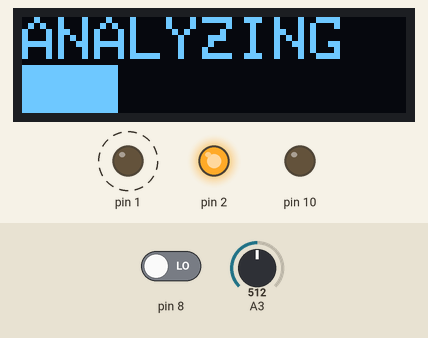
This sketch was run on a simulated Arduino Uno, built with avr-gcc and run on an emulated ATmega328P. Shown: 128×32 one-colour display, output pins drawn as LEDs (lit = HIGH). Dashed ring = blinking. Inputs (shaded band) come from the test bench; at power-on: A3 = 512, pin 8 LOW.

Above: at 1.25 s.
1.3 s: A3 set to 716
At 1.9 s:
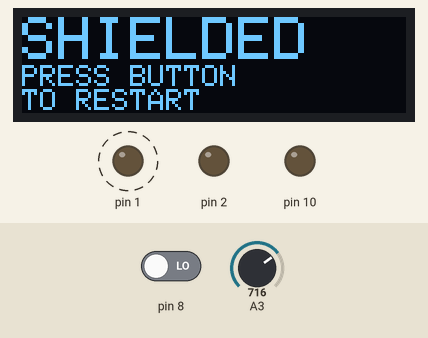
3.7 s: pin 8 driven HIGH
At 4.6 s:
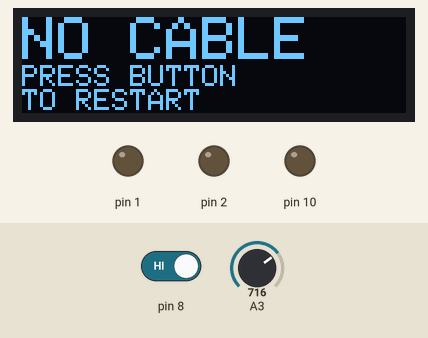
5.2 s: pin 8 driven LOW
At 5.27 s:
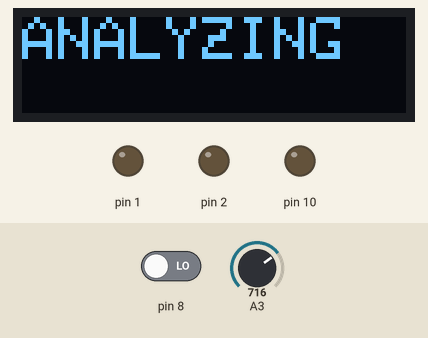
Timing chart, 0 to 13.7 s (numbered marks = the images above; inputs shaded):
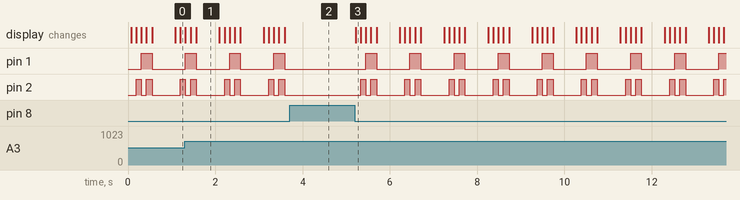

Measured:
- after the input at 1.3 s, the display: first differs from a run without the input after 0.27 s (image 1)
- after the input at 3.7 s, pin 1: stays LOW (without the input it goes to HIGH after 0.65 s); pin 2: stops changing and stays LOW
- after the input at 5.2 s, pin 1: alternates HIGH for 0.25 s and LOW for 0.76 s, starting after 0.25 s; pin 2: LOW → HIGH after 0.13 s, then repeats every 1.0 s: LOW 0.12 s, HIGH 0.13 s, LOW 0.65 s, HIGH 0.12 s; the display: changes at once (image 3)
- by itself, pin 1: alternates HIGH for 0.25 s and LOW for 0.76 s
- by itself, pin 2: repeats every 1.0 s: HIGH 0.13 s, LOW 0.65 s, HIGH 0.12 s, LOW 0.12 s
- what the display in image 1 shows lasts 0.5 s, from 1.6 s to 2.1 s

The sketch:

code.ino
```cpp
// (licence header left out)
// #define DEBUG 1

#include <SPI.h>
#include <Wire.h>
#include <Adafruit_GFX.h>
#include <Adafruit_SSD1306.h>

#define SCREEN_WIDTH 128 // OLED display width, in pixels
#define SCREEN_HEIGHT 32 // OLED display height, in pixels
#define OLED_RESET     -1 // Reset pin # (or -1 if sharing Arduino reset pin)
#define SCREEN_ADDRESS 0x3C ///< See datasheet for Address; 0x3D for 128x64, 0x3C for 128x32
Adafruit_SSD1306 display(SCREEN_WIDTH, SCREEN_HEIGHT, &Wire, OLED_RESET);

int analogPin = A0; // Pin, der gelesen werden soll: Pin A3
int val = 0;

int values[] = {-1,-1,-1,-1};
int progress = -1;
int delta=-1;
int mode=0;

void setup() {
  pinMode(10,OUTPUT);
  pinMode(1,OUTPUT);
  pinMode(2,OUTPUT);
  pinMode(A3,INPUT);
  digitalWrite(10,0);
  digitalWrite(1,0);
  digitalWrite(2,0);

  if(!display.begin(SSD1306_SWITCHCAPVCC, SCREEN_ADDRESS)) {
    for(;;); // Don't proceed, loop forever
  }
  display.clearDisplay();
  display.display();

}

int getAValue() {
  int retval = 0;
  for(int x=0; x<10; x++) {
    retval = retval + analogRead(A3);
  }
  return(retval/10);
}

int updateDisplay() {
  display.clearDisplay();
  display.setTextColor(SSD1306_WHITE);
  display.cp437(true);
  if(mode==1) {
    display.setCursor(0, 0);
    display.setTextSize(2);
    display.print("ANALYZING");
    display.fillRect(0,16,progress,32,WHITE);
#ifdef DEBUG
    display.setTextColor(SSD1306_BLACK);
    display.setTextSize(1);
    for(int x=0;x<4;x++) {
      display.setCursor(32*x+2,16);
      display.print(values[x]);
    }
    display.setCursor(2, 24);
    display.print(delta);
    display.setTextColor(SSD1306_WHITE);
#endif
  } else if(mode==2) {
    display.setCursor(0, 0);
    display.setTextSize(2);
    if(delta<1) {
      display.print("NO CABLE");
    } else {
      display.print(delta>70?"SHIELDED":"UNSHIELDED");
    }
    display.setTextSize(1);
    display.setCursor(0, 16);
    display.print("PRESS BUTTON");
    display.setCursor(0, 24);
    display.print("TO RESTART");
  } else if(mode==0) {
    display.setCursor(0, 0);
    display.setTextSize(2);
    display.print("SHIELDTEST");
    display.setTextSize(1);
    display.setCursor(0, 16);
    display.print("PRESS BUTTON");
    display.setCursor(0, 24);
    display.print("TO START");
  }
  display.display();

}

/*
  mode 0 => no result, waiting
  mode 1 => analyzing
  mode 2 => result available, waiting for restart
*/

void loop() {

  updateDisplay();

  while(digitalRead(8)) {
    delay(10);
  }

  mode=1;
  values[0]=values[1]=values[2]=values[3]=-1;
  delta=-1;
  progress=0;

  updateDisplay();

  digitalWrite(1,0);
  digitalWrite(2,0);
  progress=32;
  delay(100);
  values[0] = getAValue();

  updateDisplay();

  digitalWrite(1,0);
  digitalWrite(2,1);
  progress=64;
  delay(100);
  values[1] = getAValue();

  updateDisplay();

  digitalWrite(1,1);
  digitalWrite(2,0);
  progress=96;
  delay(100);
  values[2] = getAValue();

  updateDisplay();

  digitalWrite(1,1);
  digitalWrite(2,1);
  progress=128;
  delay(100);
  values[3] = getAValue();

  updateDisplay();

  int max = -1;
  int min = 9999;
  for(int x=0;x<4;x++) {
    max=max>values[x]?max:values[x];
    min=min<values[x]?min:values[x];
  }

  delta=max-min;

  mode=2;

  updateDisplay();

  digitalWrite(1,0);
  digitalWrite(2,0);

  delay(500);

}
```
